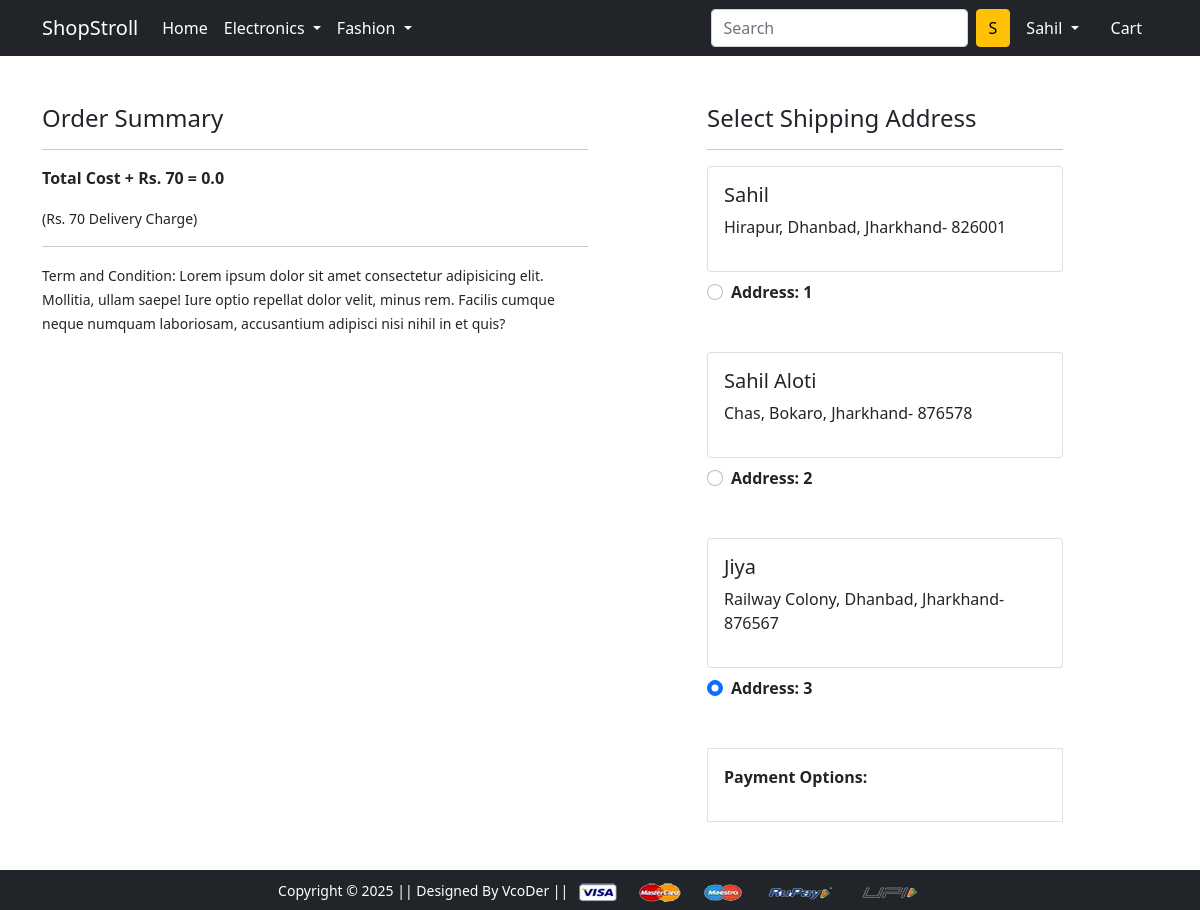
The page /checkout/ (signed in) on the database its author committed.
### app/models.py (models this page shows, shortened)
class Customer(models.Model):
 user = models.ForeignKey(User, on_delete=models.CASCADE)
 name = models.CharField(max_length=200)
 locality = models.CharField(max_length=200)
 city = models.CharField(max_length=50)
 zipcode = models.IntegerField()
 state = models.CharField(choices=STATE_CHOICES, max_length=50)

### app/views.py (the view)
# urls.py: path('checkout/', views.checkout, name='checkout'),
@login_required
def checkout(request):
	user = request.user
	add = Customer.objects.filter(user=user)
	cart_items = Cart.objects.filter(user=request.user)
	amount = 0.0
	shipping_amount = 70.0
	totalamount=0.0
	cart_product = [p for p in Cart.objects.all() if p.user == request.user]
	if cart_product:
		for p in cart_product:
			tempamount = (p.quantity * p.product.discounted_price)
			amount += tempamount
		totalamount = amount+shipping_amount
	return render(request, 'app/checkout.html', {'add':add, 'cart_items':cart_items, 'totalcost':totalamount})

### app/templates/app/checkout.html (shortened to what this page needs)
{% extends 'app/base.html' %}
{% load static %}
{% block main-content %}
<div class="container">
 <div class="row mt-5">
  <div class="col-sm-6">
    <h4>Order Summary</h4>
    <hr>
    <p class="fw-bold">Total Cost + Rs. 70  = {{totalcost}}</p>
    <small>(Rs. 70 Delivery Charge)</small> <hr>
    <small>Term and Condition: Lorem ipsum dolor sit amet consectetur adipisicing elit. Mollitia, ullam saepe! Iure optio repellat dolor velit, minus rem. Facilis cumque neque numquam laboriosam, accusantium adipisci nisi nihil in et quis?</small>
  </div>
  <div class="col-sm-4 offset-sm-1">
    <h4>Select Shipping Address</h4>
    <hr>
    <form action="/paymentdone" id="myform">
    {% for ad in add %}
      <div class="card">
        <div class="card-body">
        <h5>{{ad.name}}</h5>
        <p>{{ad.locality}}, {{ad.city}}, {{ad.state}}- {{ad.zipcode}}</p>
        </div>
      </div>
        <div class="form-check mt-2 mb-5">
          <input class="form-check-input" type="radio" name="custid" id="custadd{{forloop.counter}}" value="{{ad.id}}" checked>
          <label class="form-check-label fw-bold" for="custadd{{forloop.counter}}">
            Address: {{ forloop.counter }} </label>
        </div>
      {% endfor %}
        <div class="border p-3">
          <p class="fw-bold">Payment Options:</p>
        </div>
      </form>
    </div>
  </div>
</div>
{% endblock main-content %}

### app/templates/app/base.html (shortened to what this page needs)
<!doctype html>
{% load static %}
<html lang="en">
  <head>
    <link href="https://cdn.jsdelivr.net/npm/bootstrap@5.0.0-beta1/dist/css/bootstrap.min.css" rel="stylesheet">
    <link rel="stylesheet" href="{% static 'app/css/owl.carousel.min.css' %}">
    <link rel="stylesheet" href="{% static 'app/css/all.min.css' %}">
    <link rel="stylesheet" href="{% static 'app/css/style.css' %}">
  </head>
  <body>
    <nav class="navbar navbar-expand-lg navbar-dark bg-dark">
     <div class="container">
       <a class="navbar-brand" href="/">ShopStroll</a>
       <div class="collapse navbar-collapse" id="navbarSupportedContent">
         <ul class="navbar-nav me-auto mb-2 mb-lg-0">
           <li class="nav-item">
             <a class="nav-link active" aria-current="page" href="/">Home</a>
           </li>
           <li class="nav-item dropdown">
             <a class="nav-link dropdown-toggle text-white" href="#" id="electronicsDropdown" role="button" data-bs-toggle="dropdown" aria-expanded="false">
               Electronics
             </a>
           </li>
           <li class="nav-item dropdown">
             <a class="nav-link dropdown-toggle text-white" href="#" id="fashionDropdown" role="button" data-bs-toggle="dropdown" aria-expanded="false">
               Fashion
             </a>
           </li>
         </ul>
         <form class="d-flex">
           <input class="form-control me-2" type="search" placeholder="Search" aria-label="Search">
           <button class="btn btn-warning" type="submit">S</button>
         </form>
         <div>
          <ul class="navbar-nav me-auto mb-2 mb-lg-0">
          {% if request.user.is_authenticated %}
           <li class="nav-item dropdown mx-2">
              <a class="nav-link dropdown-toggle text-white" href="#" id="profileDropdown" role="button" data-bs-toggle="dropdown" aria-expanded="false">
                {{request.user.username|capfirst}}
              </a>
            </li>
            <li class="nav-item mx-2">
              <a href="{% url 'showcart' %}" class="nav-link text-white"> Cart </a>
            </li>
            {% endif %}
          </ul>
         </div>
       </div>
     </div>
    </nav>
    {% block main-content %} {% endblock main-content %}
    <footer class="container-fluid bg-dark text-center p-2 mt-5">
        <small class="text-white">Copyright &copy; 2025 || Designed By VcoDer || </small>
        <img src="{% static 'app/images/payment.png' %}" alt="" srcset="" class="img-fluid" height="2px">
    </footer>
  </body>
</html>

### rows shown on the page
Customer: name "Sahil", locality "Hirapur", city "Dhanbad", state "Jharkhand", zipcode "826001"
Customer: name "Sahil Aloti", locality "Chas", city "Bokaro", state "Jharkhand", zipcode "876578"
Customer: name "Jiya", locality "Railway Colony", city "Dhanbad", state "Jharkhand", zipcode "876567"

### other values the page prints
{{ request.user.username|capfirst }} "Sahil"
{{ totalcost }} "0.0"
